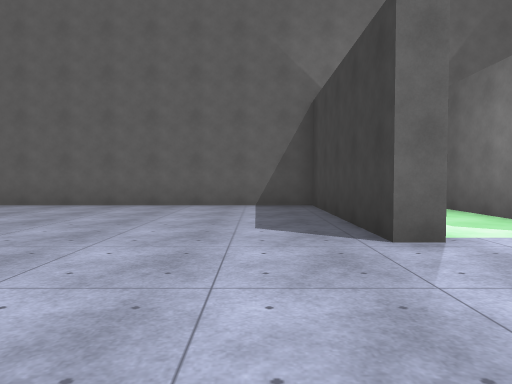
[1] (above)

24 first-person views from a walk through a Unity game level. The camera is 1.2 m above the floor, tilts 2° down and sees 70° across. The floor is counted in squares, 2 m on a side. Each view is taken from the middle of a square. On the plan, view 1 faces up. The plan holds only what a view shows up to about 10 squares ahead; the rest is blank. The place goes on beyond the plan. The player is left out. Surface patterns are stand-ins for the level's own textures.

[2]
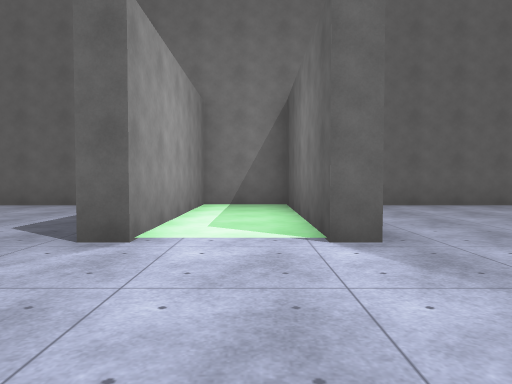

[3]
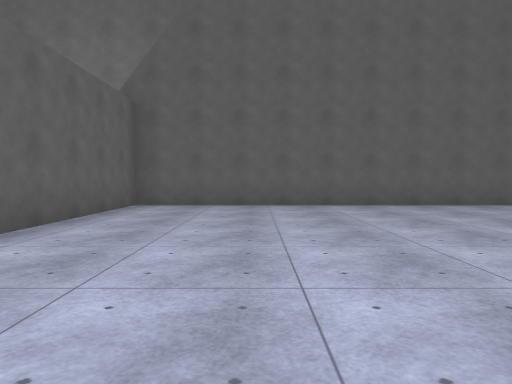

[4]
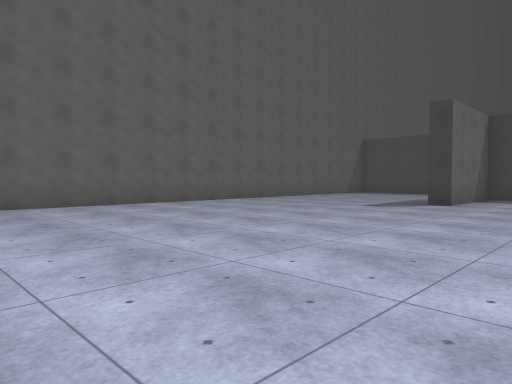

[5]
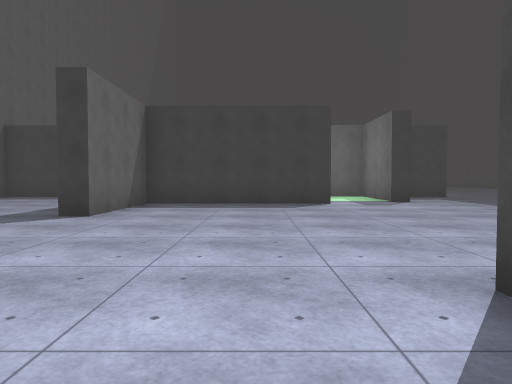

[6]
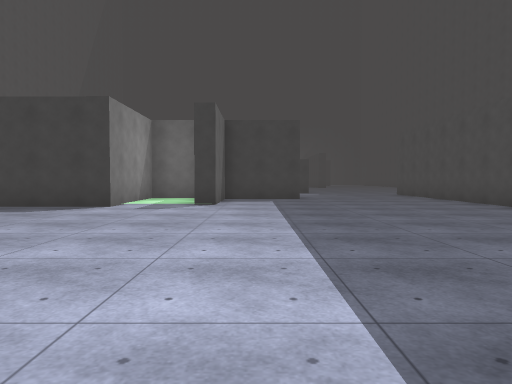

[7]
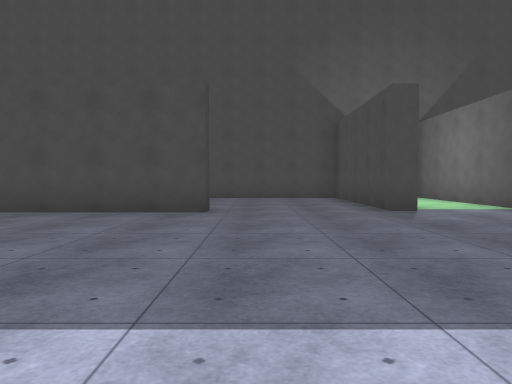

[8]
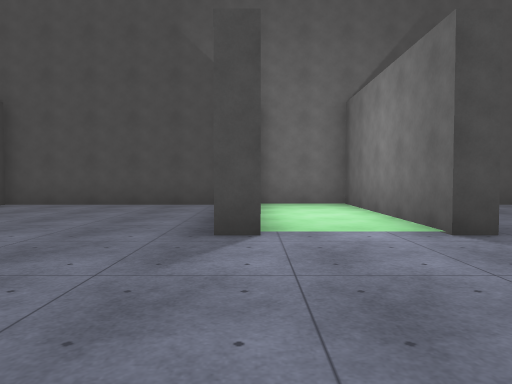

[9]
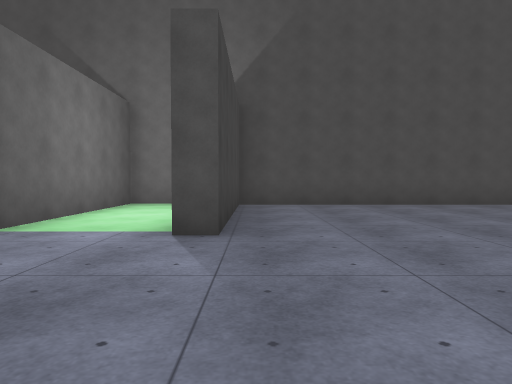

[10]
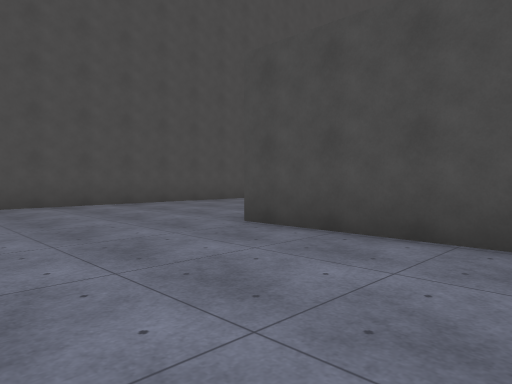

[11]
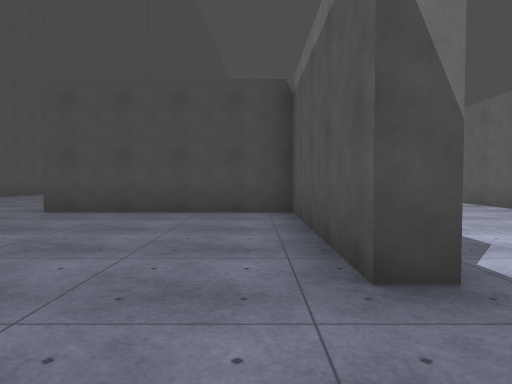

[12]
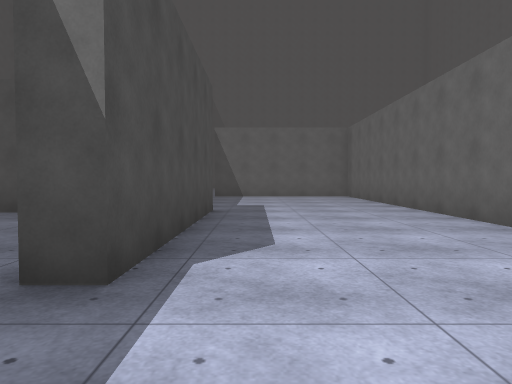

[13]
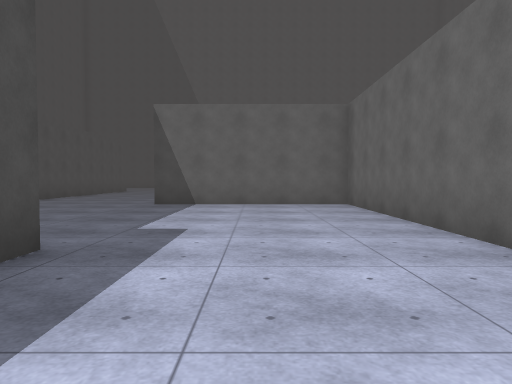

[14]
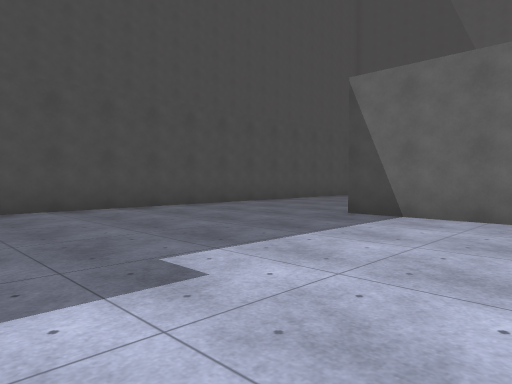

[15]
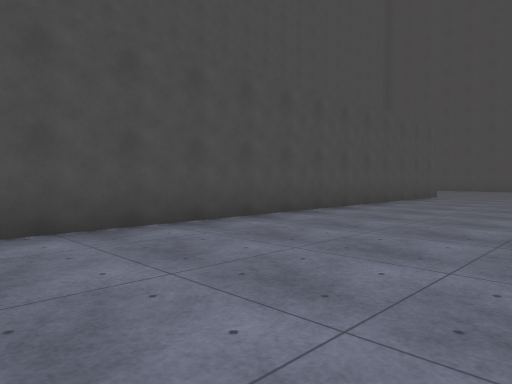

[16]
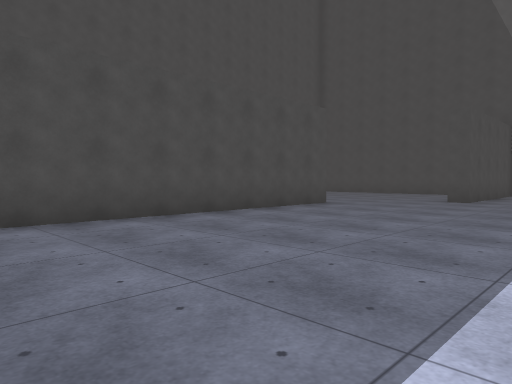

[17]
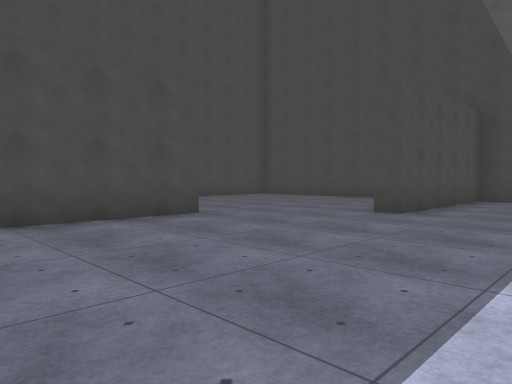

[18]
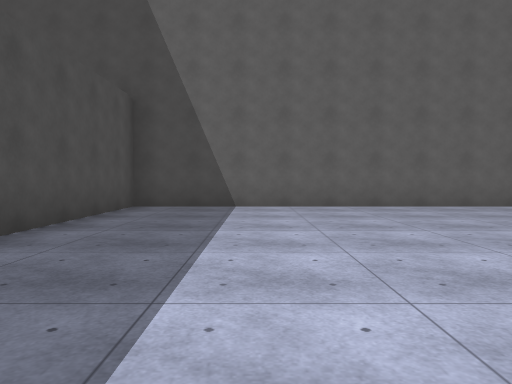

[19]
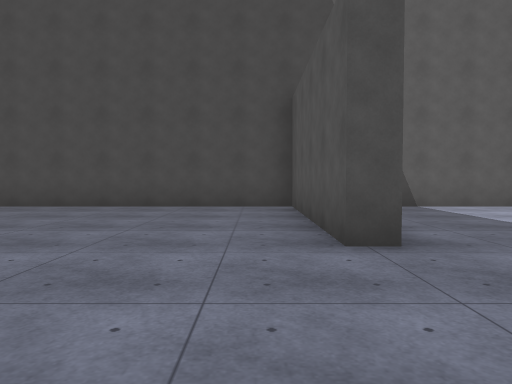

[20]
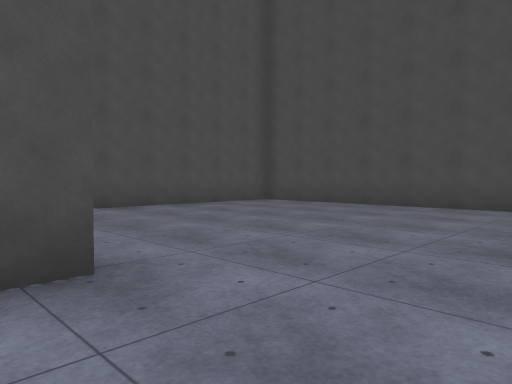

[21]
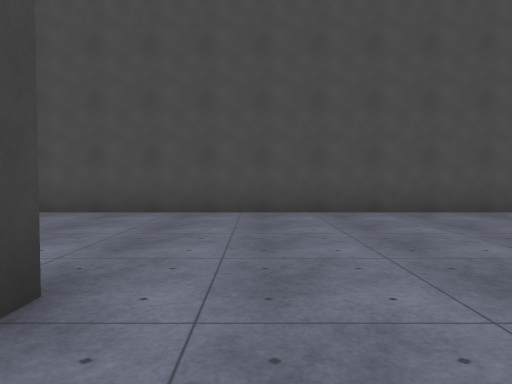

[22]
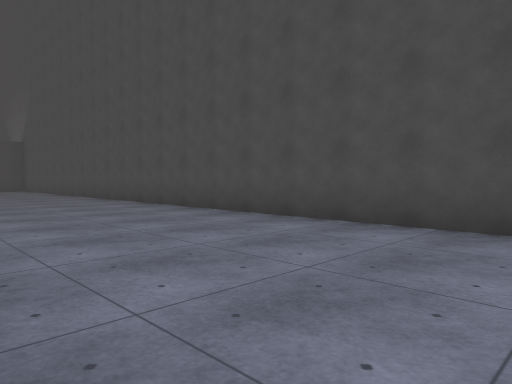

[23]
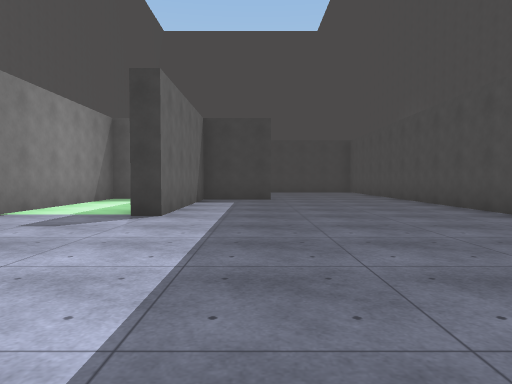

[24]
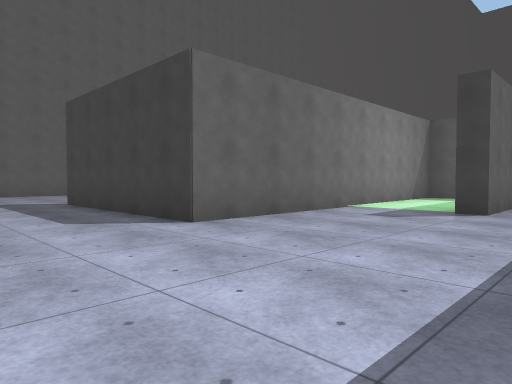

### Floor plan
Points are (right, up) in squares from view 1. A wall is a line through its corners. A room is listed if a view was taken in it or the views show most of it. See-through windows are left out.
Room 1 (views 1, 2, 3, 4, 5, 6, 7, 8, 9, 10, 11, 12, 13, 14, 15, 16, 17, 18, 19, 20, 21, 22, 23, 24)
walls: (1, -1.8) (-7.1, -1.8) (-7.1, 3.2); (1, -4.5) (-3, -4.5) (-3, -3.9); (7.9, -5.8) (13, -5.8) (13, -6.3) (8.4, -6.3) (8.4, -10.9); (4.2, 3.4) (3.7, 3.4) (3.7, 8.4) (1.8, 8.4) (1.8, 3.4) (1.3, 3.4) (1.3, 8.4) (-5.9, 8.4); (10.5, -1.8) (2.2, -1.8) (2.2, -6.5); (5.9, -15.6) (12.5, -15.6); (-7, -10.3) (6.8, -10.3); (12.4, -15.2) (12.4, -10.9) (13, -10.9) (13, -15.6) (14.9, -15.6) (14.9, -10.9) (15.4, -10.9) (15.4, -14); (13.8, 8.4) (4.2, 8.4) (4.2, 3.9); (18.9, -11.1) (18.9, -10.6) (22.6, -10.6); (15.9, -15.6) (21, -15.6); (22, -4.1) (20.6, -4.1) (20.6, -3.6) (21, -3.6); (22, -1.8) (20, -1.8) (20, 2.7) (16.9, 2.7) (16.9, 3.2); (-14.1, 0.8) (-14.1, -7.7) (-9.3, -7.7) (-9.3, -8.2) (-14.1, -8.2) (-14.1, -14.8); (-12.6, -15.6) (1.6, -15.6)

Positions as (right, up) in squares from view 1, and headings:
1: (0, 0), facing up
2: (3, 0), facing up
3: (7, 0), facing up
4: (8, 0), facing up-right
5: (11, 0), facing right
6: (12, -5), facing right
7: (18, -4), facing down
8: (15, -7), facing down
9: (12, -7), facing down
10: (12, -7), facing down-left
11: (15, -7), facing left
12: (15, -5), facing left
13: (11, -4), facing left
14: (8, -3), facing down-left
15: (6, -6), facing down-left
16: (1, -5), facing down-left
17: (-3, -5), facing down-left
18: (-6, -5), facing left
19: (-6, -9), facing left
20: (-6, -8), facing down-left
21: (-8, -9), facing down
22: (-8, -11), facing down-right
23: (-9, -6), facing right
24: (-10, -6), facing up-right
